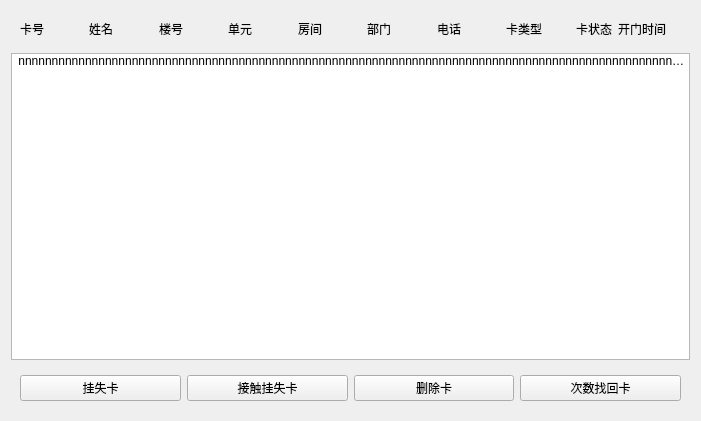
                 <widget class="QWidget" name="scrollAreaWidgetContents_4">
                  <property name="geometry">
                   <rect>
                    <x>0</x>
                    <y>0</y>
                    <width>701</width>
                    <height>421</height>
                   </rect>
                  </property>
                  <layout class="QGridLayout" name="gridLayout_6">
                   <item row="1" column="0">
                    <widget class="QListWidget" name="listWidget_3">
                     <property name="sizePolicy">
                      <sizepolicy hsizetype="Expanding" vsizetype="Expanding">
                       <horstretch>0</horstretch>
                       <verstretch>0</verstretch>
                      </sizepolicy>
                     </property>
                     <property name="verticalScrollBarPolicy">
                      <enum>Qt::ScrollBarAsNeeded</enum>
                     </property>
                     <property name="horizontalScrollBarPolicy">
                      <enum>Qt::ScrollBarAlwaysOff</enum>
                     </property>
                     <item>
                      <property name="text">
                       <string> nnnnnnnnnnnnnnnnnnnnnnnnnnnnnnnnnnnnnnnnnnnnnnnnnnnnnnnnnnnnnnnnnnnnnnnnnnnnnnnnnnnnnnnnnnnnnnnnnnnnnnnnnnnnnnnnnnnnnnnnnnnnnnnnnnnnnnnnnnnnnnnnnnnnnnnnvvvvvvvvvvvvvvvvvvvvvvvvvvvvvvvvvvvvvvvvvvvv</string>
                      </property>
                     </item>
                    </widget>
                   </item>
                   <item row="0" column="0">
                    <widget class="QWidget" name="wddd_3" native="true">
                     <layout class="QHBoxLayout" name="horizontalLayout_43" stretch="1,1,1,1,1,1,1,1,1,1">
                      <item>
                       <widget class="QLabel" name="label_111">
                        <property name="sizePolicy">
                         <sizepolicy hsizetype="Preferred" vsizetype="Preferred">
                          <horstretch>0</horstretch>
                          <verstretch>0</verstretch>
                         </sizepolicy>
                        </property>
                        <property name="text">
                         <string>卡号</string>
                        </property>
                       </widget>
                      </item>
                      <item>
                       <widget class="QLabel" name="label_112">
                        <property name="sizePolicy">
                         <sizepolicy hsizetype="Preferred" vsizetype="Preferred">
                          <horstretch>0</horstretch>
                          <verstretch>0</verstretch>
                         </sizepolicy>
                        </property>
                        <property name="text">
                         <string>姓名</string>
                        </property>
                       </widget>
                      </item>
                      <item>
                       <widget class="QLabel" name="label_113">
                        <property name="sizePolicy">
                         <sizepolicy hsizetype="Preferred" vsizetype="Preferred">
                          <horstretch>0</horstretch>
                          <verstretch>0</verstretch>
                         </sizepolicy>
                        </property>
                        <property name="text">
                         <string>楼号</string>
                        </property>
                       </widget>
                      </item>
                      <item>
                       <widget class="QLabel" name="label_114">
                        <property name="sizePolicy">
                         <sizepolicy hsizetype="Preferred" vsizetype="Preferred">
                          <horstretch>0</horstretch>
                          <verstretch>0</verstretch>
                         </sizepolicy>
                        </property>
                        <property name="text">
                         <string>单元</string>
                        </property>
                       </widget>
                      </item>
                      <item>
                       <widget class="QLabel" name="label_115">
                        <property name="sizePolicy">
                         <sizepolicy hsizetype="Preferred" vsizetype="Preferred">
                          <horstretch>0</horstretch>
                          <verstretch>0</verstretch>
                         </sizepolicy>
                        </property>
                        <property name="text">
                         <string>房间</string>
                        </property>
                       </widget>
                      </item>
                      <item>
                       <widget class="QLabel" name="label_116">
                        <property name="sizePolicy">
                         <sizepolicy hsizetype="Preferred" vsizetype="Preferred">
                          <horstretch>0</horstretch>
                          <verstretch>0</verstretch>
                         </sizepolicy>
                        </property>
                        <property name="text">
                         <string>部门</string>
                        </property>
                       </widget>
                      </item>
                      <item>
                       <widget class="QLabel" name="label_117">
                        <property name="sizePolicy">
                         <sizepolicy hsizetype="Preferred" vsizetype="Preferred">
                          <horstretch>0</horstretch>
                          <verstretch>0</verstretch>
                         </sizepolicy>
                        </property>
                        <property name="text">
                         <string>电话</string>
                        </property>
                       </widget>
                      </item>
                      <item>
                       <widget class="QLabel" name="label_118">
                        <property name="sizePolicy">
                         <sizepolicy hsizetype="Preferred" vsizetype="Preferred">
                          <horstretch>0</horstretch>
                          <verstretch>0</verstretch>
                         </sizepolicy>
                        </property>
                        <property name="text">
                         <string>卡类型</string>
                        </property>
                       </widget>
                      </item>
                      <item>
                       <widget class="QLabel" name="label_119">
                        <property name="sizePolicy">
                         <sizepolicy hsizetype="Fixed" vsizetype="Preferred">
                          <horstretch>0</horstretch>
                          <verstretch>0</verstretch>
                         </sizepolicy>
                        </property>
                        <property name="text">
                         <string>卡状态</string>
                        </property>
                       </widget>
                      </item>
                      <item>
                       <widget class="QLabel" name="label_121">
                        <property name="text">
                         <string>开门时间</string>
                        </property>
                       </widget>
                      </item>
                     </layout>
                    </widget>
                   </item>
                   <item row="2" column="0">
                    <widget class="QWidget" name="widget_4" native="true">
                     <layout class="QHBoxLayout" name="horizontalLayout_46">
                      <item>
                       <widget class="QPushButton" name="pushButton_27">
                        <property name="text">
                         <string>挂失卡</string>
                        </property>
                       </widget>
                      </item>
                      <item>
                       <widget class="QPushButton" name="pushButton_30">
                        <property name="text">
                         <string>接触挂失卡</string>
                        </property>
                       </widget>
                      </item>
                      <item>
                       <widget class="QPushButton" name="pushButton_29">
                        <property name="text">
                         <string>删除卡</string>
                        </property>
                       </widget>
                      </item>
                      <item>
                       <widget class="QPushButton" name="pushButton_28">
                        <property name="text">
                         <string>次数找回卡</string>
                        </property>
                       </widget>
                      </item>
                     </layout>
                    </widget>
                   </item>
                  </layout>
                 </widget>
